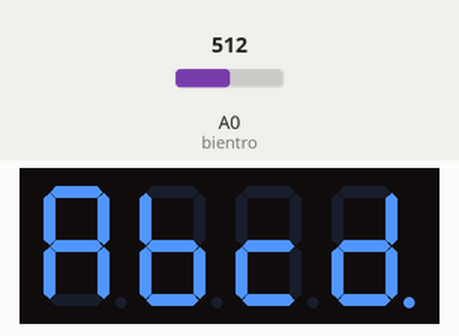
Recording of a sketch running on a simulated Arduino Uno, built with avr-gcc and run on an emulated ATmega328P. On the bench: 4-digit seven-segment display. Inputs (shaded band) come from the test bench; at power-on: A0 (bientro) = 512. What the sketch prints to the serial monitor is not drawn.

Above: at 1.2 s.
1.3 s: A0 (bientro) set to 716
2.8 s: A0 (bientro) set to 900
4.3 s: A0 (bientro) set to 1023
Timing chart, 0 to 7.3 s (numbered marks = the images above; inputs shaded):
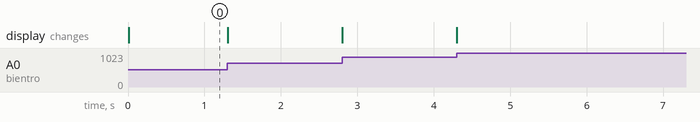

The sketch:

hien_thi_led_7_doan.ino
```cpp
 // mở code này trên phien bản ide 1.0.6 để tránh bị lổi
 #include "SevSeg.h"    //Include thư viện SevSeg
 SevSeg myDisplay;    // Khai báo biến myDisplay là đối tượng của thư viện SegSev
 int bientro = A0;
 void setup() {               //Hàm Setup
  Serial.begin(9600);      //Bật cổng Serial ở mức Baudrate là 9600
  Serial.println("Ready");
  int displayType = COMMON_ANODE;
  int digit1 = 8;   //chân số 8 của arduino  nối chân 12 của  led 7 đoạn
  int digit2 = 12;
  int digit3 = 13;
  int digit4 = 2;
  int segA = 9;
  int segB = 11;
  int segC = 4;
  int segD = 6;
  int segE = 7;
  int segF = 10;
  int segG = 3;
  int segDP= 5;
  int numberOfDigits = 4;   // số dấu chấm

 myDisplay.Begin(displayType, numberOfDigits, digit1, digit2, digit3, digit4, segA, segB, segC, segD, segE, segF, segG, segDP);      // Bắt đầu cho phép giao tiếp
myDisplay.SetBrightness(100);              //điều chỉnh độ sáng của Module LED
 }
void loop(){

  myDisplay.DisplayString("AbcD", 0b00001000);    // Thể hiện chữ AbcD ra bảng LED, và dãy số 0b00001000 là vị trí dấu chấm. Bạn hãy thử thay những số 0 bằng số 1 hoặc ngược lại để kiểm nghiệm
  myDisplay.SetBrightness(getBrightness()); //độ sáng
}

  int getBrightness() { // Hàm đọc giá trị độ sáng từ biến trở
  int value = analogRead(bientro); // Đọc giá trị biến trở và đưa vào biến value
  value = map(value,0,1023,0,100); // Chuyển đổi giá trị trong thang đo 0-1023 về thang đo 0 - 180
  return value; // Trả về giá trị độ sáng
}
```
